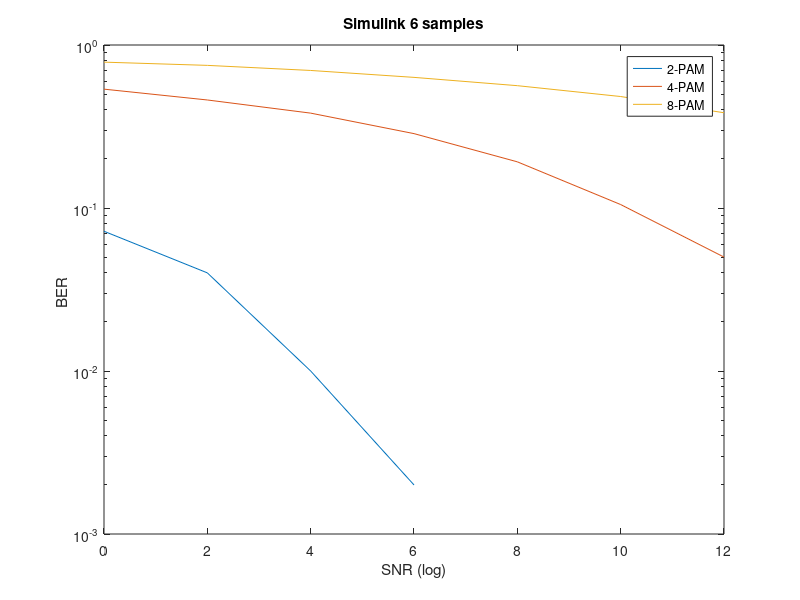

Write MATLAB code to recreate this figure.
SNR = (0:2:12)';
BER2 = [ 0.072 ,0.04 ,0.01,0.002,0,0,0];

BER4= [0.536,0.46,0.382,0.286,0.192,0.105,0.05];

BER8 = [0.785,0.75,0.698,0.633,0.563,0.483,0.384];
BER2=BER2'
BER4=BER4'
BER8=BER8'

semilogy(SNR,[BER2 BER4 BER8  ])
legend('2-PAM','4-PAM','8-PAM')
xlabel('SNR (log)')
ylabel ('BER ')
title('Simulink 6 samples')

